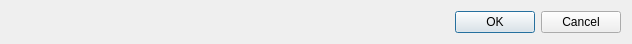
<?xml version="1.0" encoding="UTF-8"?>
<ui version="4.0">
 <class>CreateAnnotationDialog</class>
 <widget class="QDialog" name="CreateAnnotationDialog">
  <property name="geometry">
   <rect>
    <x>0</x>
    <y>0</y>
    <width>632</width>
    <height>44</height>
   </rect>
  </property>
  <property name="sizePolicy">
   <sizepolicy hsizetype="Preferred" vsizetype="Minimum">
    <horstretch>0</horstretch>
    <verstretch>0</verstretch>
   </sizepolicy>
  </property>
  <property name="windowTitle">
   <string>Create Annotation</string>
  </property>
  <layout class="QVBoxLayout" name="mainLayout">
   <property name="sizeConstraint">
    <enum>QLayout::SetMinAndMaxSize</enum>
   </property>
   <item>
    <widget class="QDialogButtonBox" name="buttonBox">
     <property name="orientation">
      <enum>Qt::Horizontal</enum>
     </property>
     <property name="standardButtons">
      <set>QDialogButtonBox::Cancel|QDialogButtonBox::Ok</set>
     </property>
    </widget>
   </item>
  </layout>
 </widget>
 <resources/>
 <connections>
  <connection>
   <sender>buttonBox</sender>
   <signal>accepted()</signal>
   <receiver>CreateAnnotationDialog</receiver>
   <slot>accept()</slot>
   <hints>
    <hint type="sourcelabel">
     <x>248</x>
     <y>254</y>
    </hint>
    <hint type="destinationlabel">
     <x>157</x>
     <y>274</y>
    </hint>
   </hints>
  </connection>
  <connection>
   <sender>buttonBox</sender>
   <signal>rejected()</signal>
   <receiver>CreateAnnotationDialog</receiver>
   <slot>reject()</slot>
   <hints>
    <hint type="sourcelabel">
     <x>316</x>
     <y>260</y>
    </hint>
    <hint type="destinationlabel">
     <x>286</x>
     <y>274</y>
    </hint>
   </hints>
  </connection>
 </connections>
</ui>
